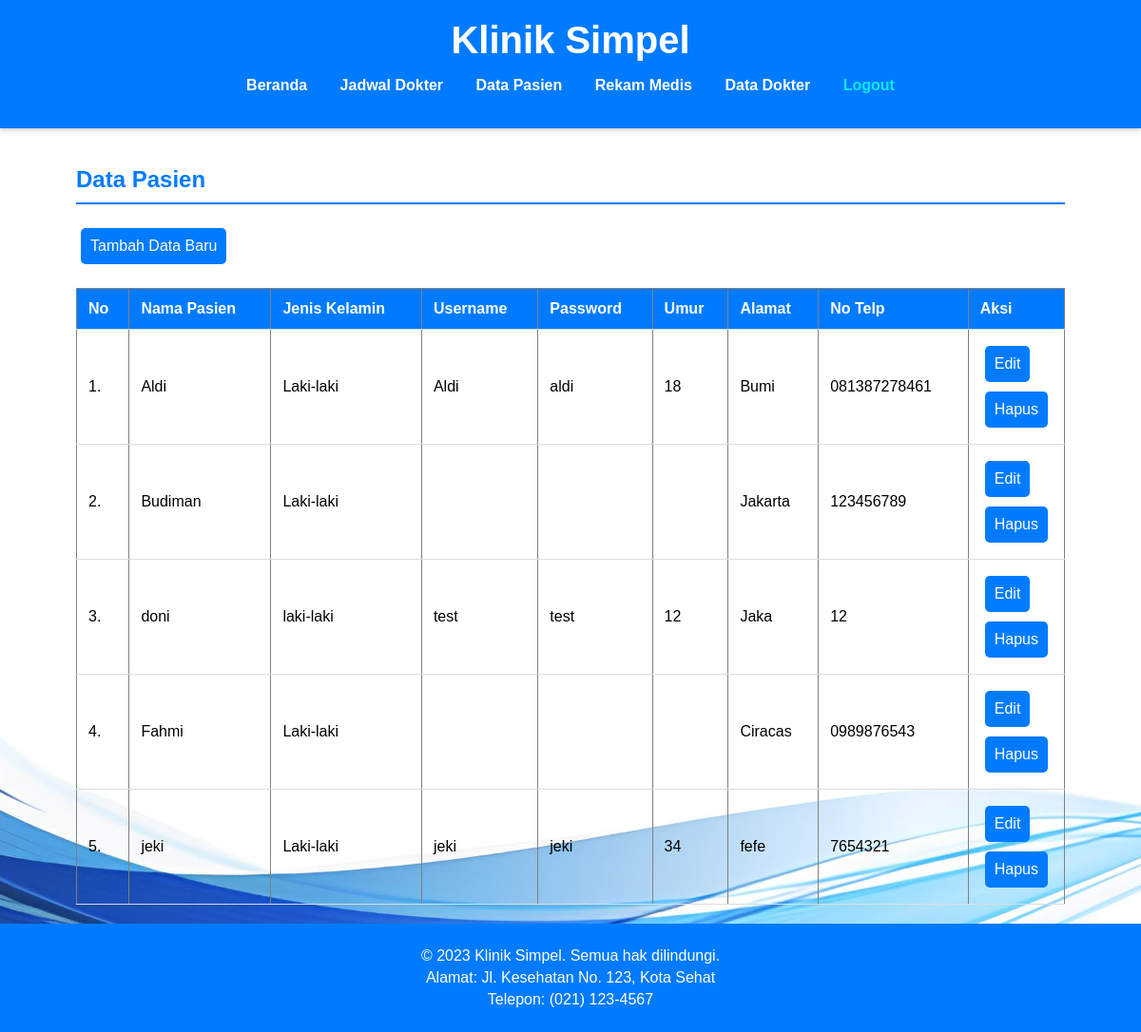
The app's page /pasien.php with its own data.
### tables this page shows
CREATE TABLE `pasien` (
  `nama_pasien` varchar(20) NOT NULL,
  `username` varchar(20) NOT NULL,
  `password` varchar(20) NOT NULL,
  `jk` varchar(20) NOT NULL,
  `umur` varchar(3) NOT NULL,
  `alamat` varchar(20) NOT NULL,
  `no_telp` varchar(20) NOT NULL,
  `hak_akses` int(1) NOT NULL
);

### pasien.php (the view, shortened to what this page needs)
<!DOCTYPE html>
<html lang="id">
<head>
    <link rel="stylesheet" href="css/styles.css">
</head>
<body>
    <header>
        <div class="container">
            <h1>Klinik Simpel</h1>
            <nav>
                <ul>
                    <li><a href="Beranda.php">Beranda</a></li>
                    <li><a href="jadwal.php">Jadwal Dokter</a></li>
                    <li><a href="pasien.php">Data Pasien</a></li>
                    <li><a href="rmedis.php">Rekam Medis</a></li>
                    <li><a href="dokter.php">Data Dokter</a></li>
                    <li><a style="text-decoration:none;color: #0ae7ff;font-weight: bold;" href="logout.php" class="logout">Logout</a></li>
                </ul>
            </nav>
        </div>
    </header>
    <main class="container">
        <h2>Data Pasien</h2>
        <div style="overflow: auto;">
            <a href="form_tambah.php" class="button">Tambah Data Baru </a>
            <table border="1" class="table">
                <thead>
                    <tr>
                        <th>No</th>
                        <th>Nama Pasien</th>
                        <th>Jenis Kelamin</th>
                        <th>Username</th>
                        <th>Password</th>
                        <th>Umur</th>
                        <th>Alamat</th>
                        <th>No Telp</th>
                        <th>Aksi</th>
                    </tr>
                    <?php
                    include "koneksi.php";
                    $query = mysqli_query($koneksi, "SELECT * FROM pasien") or die(mysqli_error($koneksi));
                    $nomor = 1;
                    while ($data = mysqli_fetch_array($query)) { ?>
                        <tr>
                            <td align="center"><?php echo $nomor++; ?>.</td>
                            <td><?php echo $data['nama_pasien']; ?></td>
                            <td><?php echo $data['jk']; ?></td>
                            <td><?php echo $data['username']; ?></td>
                            <td><?php echo $data['password']; ?></td>
                            <td><?php echo $data['umur']; ?></td>
                            <td><?php echo $data['alamat']; ?></td>
                            <td><?php echo $data['no_telp']; ?></td>
                            <td width="90px" align="center">
                                <a href="form_edit.php?nama_pasien=<?php echo $data['nama_pasien']; ?>" class="button">Edit</a>
                                <a href="proses_hapus.php?nama_pasien=<?php echo $data['nama_pasien']; ?>" onclick="return confirm('Yakin hapus data?')" class="button">Hapus</a>
                            </td>
                        </tr>
                    <?php
                    } ?>
            </table>
        </div>
    </main>
    <footer>
        <p>&copy; 2023 Klinik Simpel. Semua hak dilindungi.</p>
        <p>Alamat: Jl. Kesehatan No. 123, Kota Sehat</p>
        <p>Telepon: (021) 123-4567</p>
    </footer>
</body>
</html>

### koneksi.php (shortened to what this page needs)
<!doctype html>
<html>
<head>
</head>
<body>
</body>
</html>

### css/styles.css (style rules this page uses)
* { box-sizing: border-box; }
body { font-family: 'Arial', sans-serif; margin: 0; padding: 0; display: flex; flex-direction: column; min-height: 1000px; background-image: url('/AplikasiKlinik/image/Blue.jpg'); background-size: cover; background-position: center; }
.container { width: 90%; max-width: 1200px; margin: auto; flex: 1; }
.logout { text-decoration: none; color: #ff0000; font-weight: bold; }
header { background: #007bff; color: #fff; padding: 20px 0; box-shadow: 0 2px 5px rgba(0, 0, 0, 0.2); }
header h1 { text-align: center; margin: 0; font-size: 2.5em; }
nav ul { list-style: none; padding: 0; text-align: center; }
nav ul li { display: inline; margin: 0 15px; }
nav ul li a { color: #fff; text-decoration: none; font-weight: bold; transition: color 0.3s; }
main { padding: 20px; }
h2 { color: #007bff; border-bottom: 2px solid #007bff; padding-bottom: 10px; }
table { width: 100%; border-collapse: collapse; margin-top: 20px; }
table th, table td { padding: 12px; text-align: left; border-bottom: 1px solid #ddd; }
table th { background-color: #007bff; color: white; }
.button { display: inline-block; padding: 10px 10px; margin: 5px; background: #007bff; color: #fff; text-decoration: none; border-radius: 5px; transition: background 0.3s; }
footer { text-align: center; padding: 20px 0; background: #007bff; color: #fff; width: 100%; margin-top: auto; }
footer p { margin: 5px 0; }

### records on screen
pasien: nama_pasien "Aldi", jk "Laki-laki", username "Aldi", password "aldi", umur "18", alamat "Bumi", no_telp "081387278461"
pasien: nama_pasien "Budiman", jk "Laki-laki", alamat "Jakarta", no_telp "123456789"
pasien: nama_pasien "doni", jk "laki-laki", username "test", password "test", umur "12", alamat "Jaka", no_telp "12"
pasien: nama_pasien "Fahmi", jk "Laki-laki", alamat "Ciracas", no_telp "0989876543"
pasien: nama_pasien "jeki", jk "Laki-laki", username "jeki", password "jeki", umur "34", alamat "fefe", no_telp "7654321"
